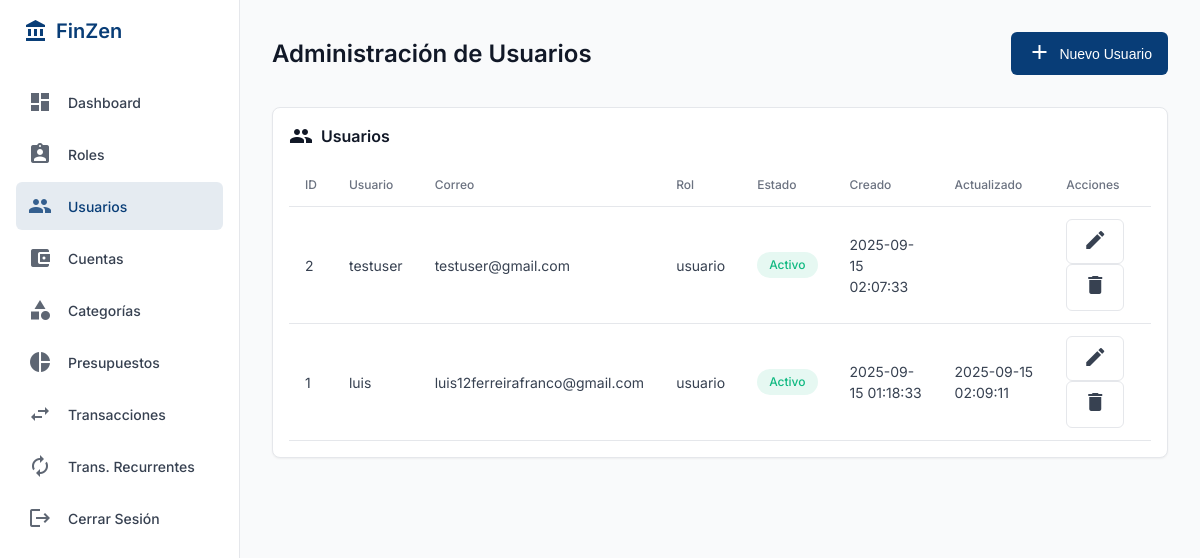
The app's page /admin/usuarios.php, older data.
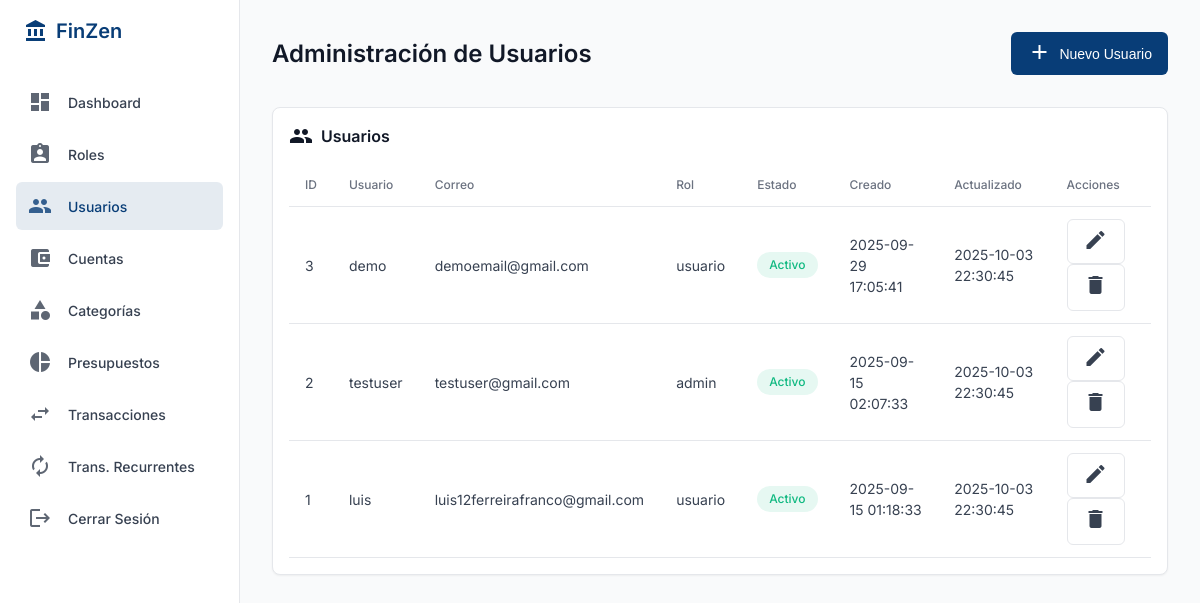
The same page, newer data.
### tables this page shows
CREATE TABLE `usuarios` (
  `id` int(10) UNSIGNED NOT NULL,
  `nombre_usuario` varchar(100) NOT NULL,
  `correo_electronico` varchar(150) NOT NULL,
  `hash_contraseña` varchar(255) NOT NULL,
  `rol_id` tinyint(3) UNSIGNED NOT NULL DEFAULT 2,
  `saldo` bigint(20) NOT NULL DEFAULT 0 COMMENT 'Valor en centavos/unidad mínima',
  `moneda` char(3) DEFAULT 'PYG',
  `activo` tinyint(1) DEFAULT 1,
  `creado_en` timestamp NOT NULL DEFAULT current_timestamp(),
  `actualizado_en` timestamp NULL DEFAULT NULL ON UPDATE current_timestamp()
);

CREATE TABLE `roles` (
  `id` tinyint(3) UNSIGNED NOT NULL,
  `nombre` varchar(20) NOT NULL COMMENT 'admin|usuario',
  `creado_en` timestamp NOT NULL DEFAULT current_timestamp(),
  `actualizado_en` timestamp NULL DEFAULT NULL ON UPDATE current_timestamp()
);

### admin/usuarios.php (the view, shortened to what the changed rows need)
<?php
$servername = "localhost";
$username = "root";
$password = "";
$dbname = "finzen";
try {
    $conn = new PDO(
        "mysql:host=$servername;dbname=$dbname;charset=utf8mb4",
        $username,
        $password
    );
    $conn->setAttribute(PDO::ATTR_ERRMODE, PDO::ERRMODE_EXCEPTION);
} catch (PDOException $e) {
    exit("Conexión fallida: " . $e->getMessage());
}
try {
    $stmt = $conn->query("
        SELECT u.*, r.nombre AS rol_nombre
        FROM usuarios u
        LEFT JOIN roles r ON u.rol_id = r.id
        ORDER BY u.id DESC
    ");
    $usuarios = $stmt->fetchAll(PDO::FETCH_ASSOC);
} catch (PDOException $e) {
    handleError("Error al obtener usuarios: " . $e->getMessage());
}
?>
<!DOCTYPE html>
<html lang="es">
<head>
</head>
<body>
    <div class="container">
        <div class="main-content">
            <header class="header">
                <h1 class="page-title">Administración de Usuarios</h1>
            </header>
            <div class="card">
                <div class="card-header">
                    <h2 class="card-title">
                        <i class="material-icons">people</i>
                        <span>Usuarios</span>
                    </h2>
                </div>
                <div class="card-content">
                    <table class="table">
                        <thead>
                            <tr>
                                <th>ID</th>
                                <th>Usuario</th>
                                <th>Correo</th>
                                <th>Rol</th>
                                <th>Estado</th>
                                <th>Creado</th>
                                <th>Actualizado</th>
                                <th>Acciones</th>
                            </tr>
                        </thead>
                        <tbody>
                            <?php foreach ($usuarios as $usuario): ?>
                                <tr>
                                    <td><?php echo htmlspecialchars($usuario["id"]); ?></td>
                                    <td><?php echo htmlspecialchars($usuario["nombre_usuario"]); ?></td>
                                    <td><?php echo htmlspecialchars($usuario["correo_electronico"]); ?></td>
                                    <td><?php echo htmlspecialchars($usuario["rol_nombre"] ?? "Sin rol"); ?></td>
                                    <td>
                                        <span class="badge <?php echo $usuario["activo"] ? "badge-success" : "badge-error"; ?>">
                                            <?php echo $usuario["activo"] ? "Activo" : "Inactivo"; ?>
                                        </span>
                                    </td>
                                    <td><?php echo htmlspecialchars($usuario["creado_en"]); ?></td>
                                    <td><?php echo htmlspecialchars($usuario["actualizado_en"]); ?></td>
                                    <td>
                                        <button class="btn btn-outlined btn-action edit-button" data-target="editUserModal"
                                                data-id="<?php echo $usuario["id"]; ?>"
                                                data-nombre_usuario="<?php echo htmlspecialchars($usuario["nombre_usuario"]); ?>"
                                                data-correo_electronico="<?php echo htmlspecialchars($usuario["correo_electronico"]); ?>"
                                                data-rol_id="<?php echo $usuario["rol_id"]; ?>"
                                                data-activo="<?php echo $usuario["activo"]; ?>">
                                            <span class="icon"><i class="material-icons">edit</i></span>
                                        </button>
                                        <a href="?delete=<?php echo $usuario["id"]; ?>" class="btn btn-outlined btn-action"
                                           onclick="return confirm('¿Estás seguro de eliminar este usuario?')">
                                            <span class="icon"><i class="material-icons">delete</i></span>
                                        </a>
                                    </td>
                                </tr>
                            <?php endforeach; ?>
                        </tbody>
                    </table>
                </div>
            </div>
        </div>
    </div>
</body>
</html>

Row changes from the older to the newer data that the page shows:
added usuarios: id "3", nombre_usuario "demo", correo_electronico "demoemail@gmail.com", rol.nombre "usuario", activo "Activo", creado_en "2025-09-29 17:05:41", actualizado_en "2025-10-03 22:30:45"
changed usuarios "testuser": rol.nombre "usuario" → "admin"; actualizado_en (not shown) → "2025-10-03 22:30:45"
changed usuarios "luis": actualizado_en "2025-09-15 02:09:11" → "2025-10-03 22:30:45"
